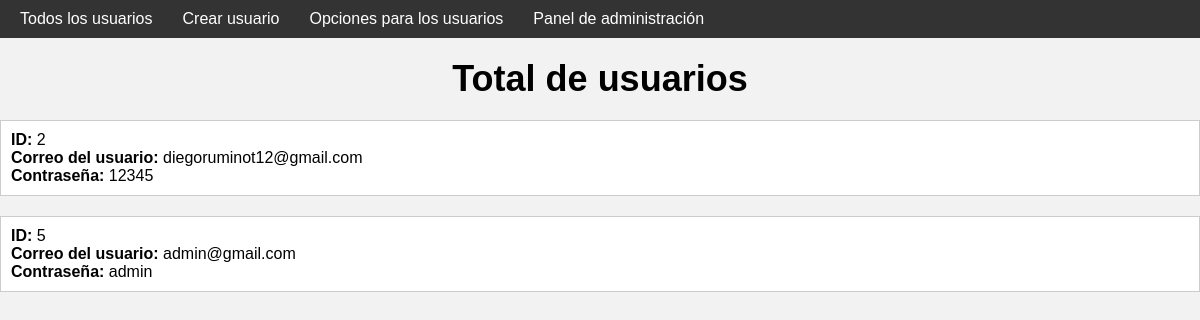
Before: /usuarios/usuarios_totales/ with the older database file.
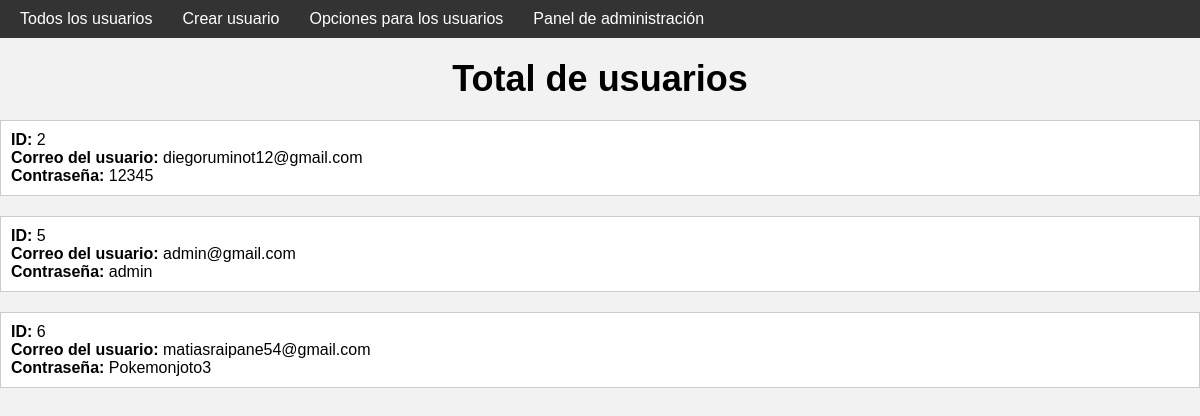
After: the same page with the newer database file.
### pagina_clientes/models.py (models this page shows, shortened)
class Usuario(models.Model):
    id_usuario = models.AutoField(primary_key=True)
    correo_usuario = models.CharField(max_length=50, null=False)
    contrasena_usuario = models.CharField(max_length=30, null=False)

### administrador/views.py (the view)
# urls.py: path('usuarios/usuarios_totales/',views.usuarios_totales,name="usuarios_totales"),
def usuarios_totales(request):
    usuario = Usuario.objects.all()
    context = {'usuario':usuario}
    return render(request, 'html/usuarios/usuarios_totales.html',context)

### administrador/templates/html/usuarios/usuarios_totales.html (shortened to what this page needs)
{% load static %}
<!DOCTYPE html>
<html lang="en">
<head>
    <link rel="stylesheet" href="{% static 'css/usuarios_totales.css' %}">
</head>
<body>
    <nav>
        <ul>
            <li><a href="{% url 'usuarios_totales' %}">Todos los usuarios</a></li>
            <li><a href="{% url 'crear_usuario' %}">Crear usuario</a></li>
            <li><a href="{% url 'opciones_usuarios' %}">Opciones para los usuarios</a></li>
            <li><a href="{% url 'panel_administracion' %}">Panel de administración</a></li>
        </ul>
    </nav>
    <h1>Total de usuarios</h1>
    {% for user in usuario %}
    <div class="admin-box">
        <p><strong>ID:</strong> {{ user.id_usuario }}</p>
        <p><strong>Correo del usuario:</strong> {{ user.correo_usuario }}</p>
        <p><strong>Contraseña:</strong> {{ user.contrasena_usuario }}</p>
    </div>
    {% endfor %}
</body>

Changed rows visible on the page:
added Usuario: id_usuario "6", correo_usuario "matiasraipane54@gmail.com", contrasena_usuario "Pokemonjoto3"
